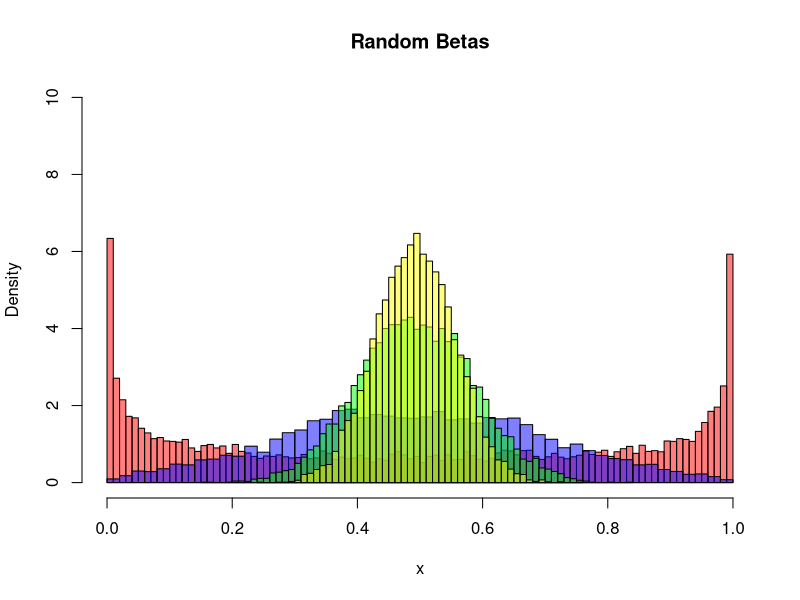
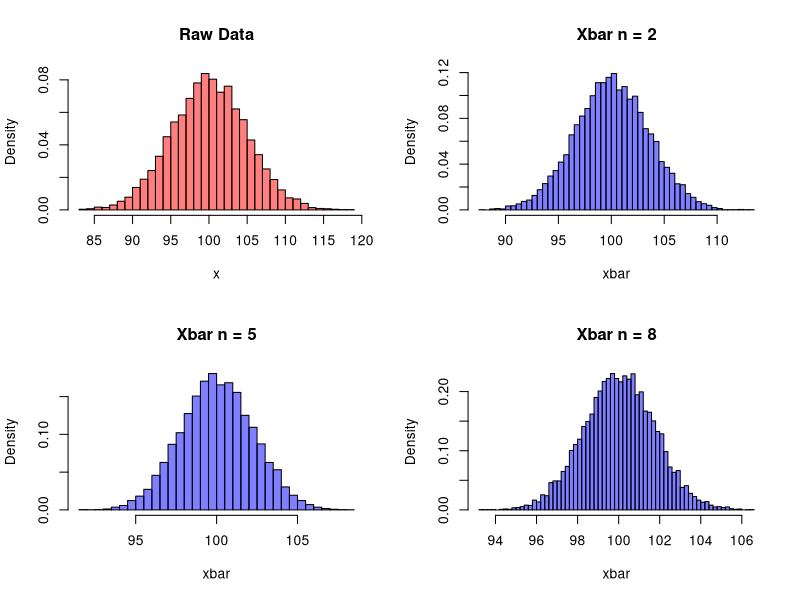
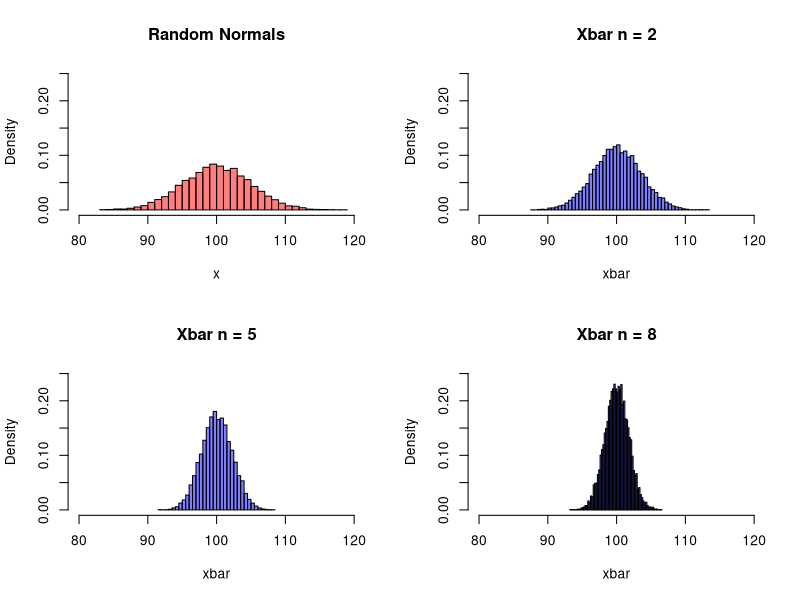
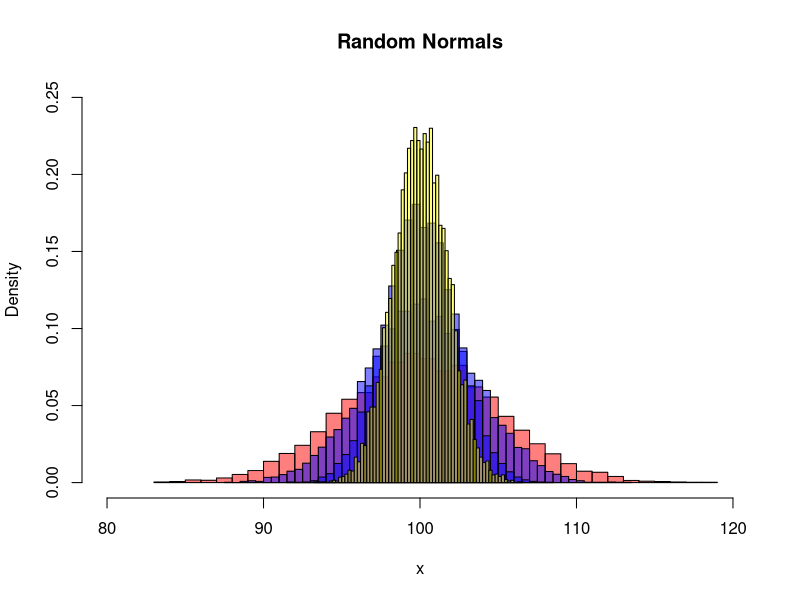
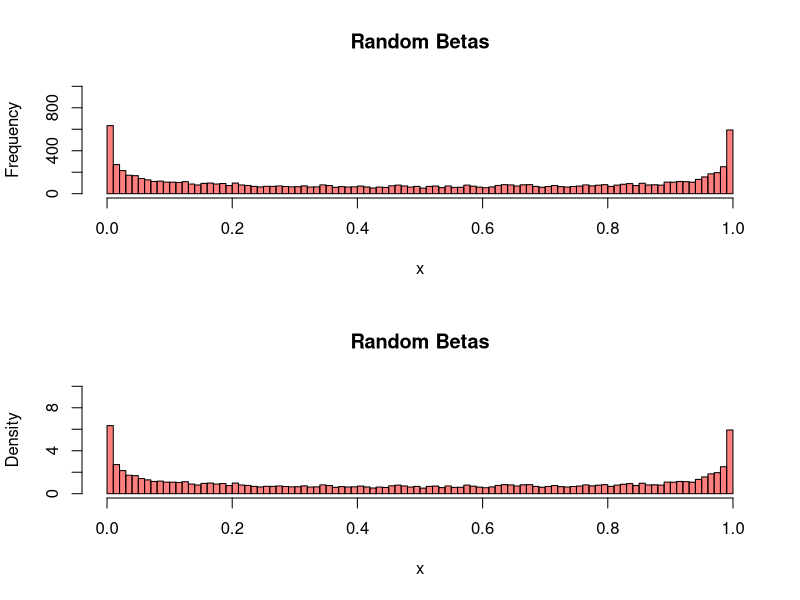

Write the R code that produced these figures, in order.

#****************************************
#                                       #
#             OH - Week 5               #
#                                       #
#****************************************

# rm(list=ls())  # clear all objects
# cat("\014") # clear the console

library(sampling)

#//////////////////////////////////////////////////////////////////////////////////////
# PLEASE READ
#
# * Pls use set.seed() whenever you use random number generator, otherwise we cannot 
#   reproduce and verify your same results.
#//////////////////////////////////////////////////////////////////////////////////////


#//////////
#   CLT   #
#//////////
# One of the most important punchlines of the CLT is that for *any* distribution of *raw* data, even if the 
# *raw* data itself is not Normal, the distribution of the sample average xbar *becomes* more Normal as the
# sample size increases.

# Beta Distribution 
# Clearly this is not Normal: this particular Beta distribution is U-shaped (unlike Normal bell-shape)
# and the values are continuous between [0,1] (unlike Normal (-Inf, Inf))
set.seed(1234)
B = 10000
raw = rbeta(n = B, shape1 = 1/2, shape2 = 1/2)
hist(x = raw, breaks = 100, main = "Random Betas", freq = FALSE, xlim = c(0,1), ylim = c(0, 10),
     col=rgb(1,0,0,0.5), xlab = "x")

# Tiny detail, but even though we plotted freq=FALSE, i.e. we plotted the densities/probabilities,
# we get densities > 1 which does not make sense and is due to numerical precision because the Beta PDF
# goes to infinity as x approaches 0 from the right and also as x approaches 1 from the left.
# Just look at the general shape for the big picture.


# Notice that even with a sample size of only 3, the average starts to look a little bit more Normal in the blue.
set.seed(5678)
n = 3
xbar = rowMeans(matrix(data = sample(x = raw, size = n*B, replace = TRUE), nrow = B, ncol = n))
hist(x = xbar, breaks = 50, freq = FALSE, col=rgb(0,0,1,0.5), add = TRUE)

# As the sample size increases to even just 15, without hitting the "magic number" of 30, it really starts to
# look Normal in the green.
set.seed(4321)
n = 15
xbar = rowMeans(matrix(data = sample(x = raw, size = n*B, replace = TRUE), nrow = B, ncol = n))
hist(x = xbar, breaks = 50, freq = FALSE, col=rgb(0,1,0,0.5), add = TRUE)

# As the sample size increases to the "magic number" of 30, it really looks Normal in yellow.
set.seed(8765)
n = 30
xbar = rowMeans(matrix(data = sample(x = raw, size = n*B, replace = TRUE), nrow = B, ncol = n))
hist(x = xbar, breaks = 50, freq = FALSE, col=rgb(1,1,0,0.5), add = TRUE)

# So the punchline is that as the sample size n increases, then the *shape* of the distribution of 
# the sample mean xbar becomes more Normal (symmetric and mound shaped, i.e. bell curve).  
# Recall that the distribution of xbar means all possible values of xbar (created from all possible unique sample
# combinations) and the probability of each sample.  When we take a large number of samples (not sample size),
# i.e. when we take B=10000 samples, we *approximate* all possible combinations.

# So for example, if you have a dataset of 1,000,000 observations, and you want to know the distribution of the sample mean xbar
# for the sample size n=30, then you need to enumerate (list out) every single possible combination of samples of size 30 that
# can be taken out of 1,000,000 observations, which is a huge number of combinations.  
# Instead, what we do is *approximate* the distribution xbar by
# take a sample of size 30, then calculate xbar
# take another sample of size 30, then calculate xbar
# take another sample of size 30, then calculate xbar
# take another sample of size 30, then calculate xbar
# ...
# take another sample of size 30, then calculate xbar
# take another sample of size 30, then calculate xbar
# take another sample of size 30, then calculate xbar
# repeat that process of sampling of size 30 then calculate xbar a total of say B=1000 or maybe B=100,000 times.   
# Now you should have B=1000 or B=100,000 values of xbar.  
# Plot that distribution of xbar as the approximate distribution of all possible combinations.
# Compute the mean of those values of xbar as your approximation for the population mean mu.




# Now let's take a look at the other punchline of the CLT that as the sample size increases, 
# the distribution of xbar becomes narrower, i.e. the standard deviation of xbar, SD[xbar] gets smaller.
# Why? Because SD[xbar] = SD[x]/sqrt(n) so as n increases, the denominator increases at the rate of sqrt(n) so
# SD[xbar] = SD[x]/sqrt(n) decreases.


# Look at the next 4 plots.  What's wrong with these??
# What happens when scales are not consistent?
# We cannot easily see one of the other most important punch lines of the CLT which is SD[xbar] = sigma/sqrt(n) 
# so the SD[xbar] gets *NARROWER* as n increases.

par(mfrow = c(2,2))
set.seed(1234)
B = 10000
raw = rnorm(n = B, mean = 100, sd = 5)
hist(x = raw, breaks = 50, main = "Raw Data", freq = FALSE, col=rgb(1,0,0,0.5), xlab = "x")

set.seed(5678)
n = 2
xbar = rowMeans(matrix(data = sample(x = raw, size = n*B, replace = TRUE), nrow = B, ncol = n))
hist(x = xbar, breaks = 50, freq = FALSE, col=rgb(0,0,1,0.5), main = "Xbar n = 2")

set.seed(4321)
n = 5
xbar = rowMeans(matrix(data = sample(x = raw, size = n*B, replace = TRUE), nrow = B, ncol = n))
hist(x = xbar, breaks = 50, freq = FALSE, col=rgb(0,0,1,0.5), main = "Xbar n = 5")

set.seed(8765)
n = 8
xbar = rowMeans(matrix(data = sample(x = raw, size = n*B, replace = TRUE), nrow = B, ncol = n))
hist(x = xbar, breaks = 50, freq = FALSE, col=rgb(0,0,1,0.5), main = "Xbar n = 8")
par(mfrow = c(1,1))











# Notice the different scales on the x-axis.  R will naturally try to fit the histogram to available plot
# area and does so by changing the scales automatically.  Unfortunately, when things are on different scales
# interpretation becomes more difficult and people can be *tricked* with statistics and data.


# Now if we put them on the same scale, we show what is really going on - SD[xbar] gets *NARROWER*..
par(mfrow = c(2,2))
set.seed(1234)
B = 10000
raw = rnorm(n = B, mean = 100, sd = 5)
hist(x = raw, breaks = 50, main = "Random Normals", col=rgb(1,0,0,0.5), xlab = "x", 
     xlim = c(80,120), ylim = c(0,0.25), freq = FALSE)

set.seed(5678)
n = 2
xbar = rowMeans(matrix(data = sample(x = raw, size = n*B, replace = TRUE), nrow = B, ncol = n))
hist(x = xbar, breaks = 50, col=rgb(0,0,1,0.5), main = "Xbar n = 2", 
     xlim = c(80,120), ylim = c(0,0.25), freq = FALSE)

set.seed(4321)
n = 5
xbar = rowMeans(matrix(data = sample(x = raw, size = n*B, replace = TRUE), nrow = B, ncol = n))
hist(x = xbar, breaks = 50, col=rgb(0,0,1,0.5), main = "Xbar n = 5", 
     xlim = c(80,120), ylim = c(0,0.25), freq = FALSE)

set.seed(8765)
n = 8
xbar = rowMeans(matrix(data = sample(x = raw, size = n*B, replace = TRUE), nrow = B, ncol = n))
hist(x = xbar, breaks = 50, col=rgb(0,0,1,0.5), main = "Xbar n = 8", 
     xlim = c(80,120), ylim = c(0,0.25), freq = FALSE)
par(mfrow = c(1,1))







# OR, like the first example with *shape*, we can plot them on top of each other and notice the *narrowing*.
set.seed(1234)
B = 10000
raw = rnorm(n = B, mean = 100, sd = 5)
hist(x = raw, breaks = 50, main = "Random Normals", col=rgb(1,0,0,0.5), xlab = "x", 
     xlim = c(80,120), ylim = c(0,0.25), freq = FALSE)

set.seed(5678)
n = 2
xbar = rowMeans(matrix(data = sample(x = raw, size = n*B, replace = TRUE), nrow = B, ncol = n))
hist(x = xbar, breaks = 50, col=rgb(0,0,1,0.5), main = "Xbar n = 2", 
     xlim = c(80,120), ylim = c(0,0.25), freq = FALSE, add = TRUE)

set.seed(4321)
n = 5
xbar = rowMeans(matrix(data = sample(x = raw, size = n*B, replace = TRUE), nrow = B, ncol = n))
hist(x = xbar, breaks = 50, col=rgb(0,0,1,0.5), main = "Xbar n = 5", 
     xlim = c(80,120), ylim = c(0,0.25), freq = FALSE, add = TRUE)

set.seed(8765)
n = 8
xbar = rowMeans(matrix(data = sample(x = raw, size = n*B, replace = TRUE), nrow = B, ncol = n))
hist(x = xbar, breaks = 50, col=rgb(1,1,0,0.5), main = "Xbar n = 8", 
     xlim = c(80,120), ylim = c(0,0.25), freq = FALSE, add = TRUE)

# Notice that the original data is Normal to begin with, so the distributions of the sample means xbar
# are exactly Normal by a Theorem.  Compare this to the Exponentials that become approximately Normal.







# Q: Difference between frequency counts vs. probabilities/densities?
# A: The shape of the distribution is the same, just the scale is different.  In most cases, you will want to use probs/densities
set.seed(1234)
B = 10000
raw = rbeta(n = B, shape1 = 1/2, shape2 = 1/2)
par(mfrow=c(2,1))
hist(x = raw, breaks = 100, main = "Random Betas", freq = TRUE, xlim = c(0,1), ylim = c(0, 1000),
     col=rgb(1,0,0,0.5), xlab = "x")

hist(x = raw, breaks = 100, main = "Random Betas", freq = FALSE, xlim = c(0,1), ylim = c(0, 10),
     col=rgb(1,0,0,0.5), xlab = "x")
par(mfrow=c(1,1))





#///////////////////////
#   Sampling examples  #
#///////////////////////

# Simple Random Sample (SRS) is not just every single person (or object) is equally likely,
# it's that every sample set of size n is equally likely as every other sample set of the same size n.  

# Suppose you want to estimate average income for people living in New York City.  There are many different ways
# that you could get a sample of people to get your estimate for the average income.

# SRS just puts all the people in New York City into one bucket, then we simple random sample
# say n = 1000 people from the entire city.

# Stratified Random Sample.  We first break New York City into neighborhoods, say the 
# 5 Boroughs (Manhattan, Brooklyn, Bronx, Queens, Staten Island).  Then we go into each of the 5 strata,
# or Boroughs here, and do a SRS, most often a SRS with sizes in each strata (NY boroughs for example) that 
# are proportional to the size of that strata relative to the size of the whole so bigger strata get bigger sample sizes.
# So here we call the neighborhoods strata because we sample from all of them proportional to their size.

# Clustered Sampling would be randomly select a few, say 3 of the 5 clusters or 5 Boroughs, and then sample 
# within the those Boroughs or clusters that were selected.  If it is a One-stage cluster sample, then
# you measure all units in the selected clusters.  If it is a two-stage cluster sample, then you do a SRS within 
# the selected clusters.
# So here we call the neighborhoods clusters because we first choose a few of the neighborhoods (clusters) and then
# we sample from the clusters we just selected.

# So strata and clusters very similar but easily confused, but we just want to use a different word.  Just groups.




# Unequal inclusion probalities
# Load a sample dataset
# This data provides information about the Belgian population of July 1, 2004 
# compared to that of July 1, 2003, and some financial information about the 
# municipality incomes at the end of 2001.
?belgianmunicipalities
data(belgianmunicipalities)
head(belgianmunicipalities)

# Computation of the inclusion probabilities proportional to the number 
# of inhabitants in each municipality of the Belgian database.
data(belgianmunicipalities)

# Inclusion based on Tot04 = total population on July 1, 2004.
pik = inclusionprobabilities(belgianmunicipalities$Tot04, 200)
length(pik)

head(pik)

# Check that the sum of the inclusion probabilities is equal to the sample size
sum(pik)

# You have inclusion probabilities, now use the probabilities to get the sample rows.
# Extracts the observed data from a data frame. The function is used after a sample has been drawn.
# Notice that this returns a sample or subset of data from which you can now compute things.
s <- UPsystematic(pik)

sample.data = belgianmunicipalities[ s != 0, ]



#====================================
#   Hints for homework assignment   #
#====================================


# Parts 1) and 2) are similar to the examples of CLT above or you can use the code from the Module, 
# just need to change the input raw data.



# Part 3)
# The functions from the sampling package such as srswor() and UPsystematic() create vectors of 0's and 1's, i.e.
# a logical vector where 0=FALSE and 1=TRUE that has the same number of elements as the number of rows in the dataset.  
# Use the resulting vector of 0's and 1's to subset the data using the subset operator square brackets, 
# i.e. [ rows, columns ].  The code from the module is very important here.




#====================================
#   Other interesting questions     #
#====================================

# Q: How does set.seed() work?
# A: It creates a "stream" of random numbers (usually between [0,1]) and then depending on the task or function,
#    it scales those values to something that you want to use like integers to subset rows for example.
?set.seed

# If I re-run this code *without* using set.seed(), who knows what I will get because we do not know the current
# starting value in the stream of random numbers, and if you run it without using set.seed() you will likely 
# (i.e. almost certainly) get different values from me because we are not using the same seed.
sample(x = 1:10, size = 3, replace = FALSE) # 2 4 5 was my result

# Now if I set (i.e. force) the seed, and run these two lines together, I get 9 4 7 and you should too
set.seed(0)
sample(x = 1:10, size = 3, replace = FALSE) # 9 4 7

# In fact, if I have not run any other random number generation and run the next line, I get 1 2 5 and you should too.
sample(x = 1:10, size = 3, replace = FALSE) # 1 2 5

# AND!!!, if I start over again and use the same set.seed(), I get the same results without having to run set.seed twice
# because the "steam" of random values picks up where it left off.
set.seed(0)
sample(x = 1:10, size = 3, replace = FALSE) # 9 4 7
sample(x = 1:10, size = 3, replace = FALSE) # 1 2 5

# If you are running things interactively, you may want to use set.seed() every time, but if you are running
# an entire script from top to bottom at one time, you only need to use set.seed() once at the very top,
# and all re-runs of the entire script should get all the same results every time (as long as you do not change the code).






###########################################
# Office hours scratchwork
###########################################
